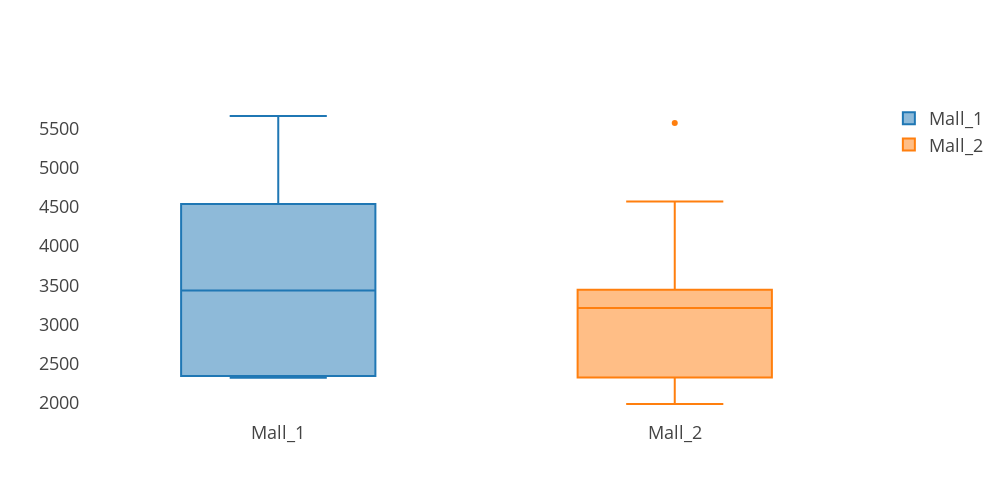

Write notebook code for a chart like this one.
### Markdown cell above
## Now we will check the ouliers in both the Malls's

### Code cell
fig = go.Figure()
fig.add_trace(go.Box(y=df['Mall_1'], name="Mall_1"))
fig.add_trace(go.Box(y=df['Mall_2'], name="Mall_2"))

fig.update_traces(boxpoints='outliers', jitter=0)
fig.update_layout(autosize=False,
                  width=1000,
                  height=500,
                  template = "presentation")
fig.update_xaxes(showgrid= False)
fig.update_yaxes(showgrid= False)  

fig.show()

### Figure 1 — Plotly figure (JSON) as saved in the notebook; plotly's stock layout.template omitted (floating-point values rounded to 4 significant figures)
{"data": [{"boxpoints": "outliers", "jitter": 0, "name": "Mall_1", "type": "box", "y": [2322, 2344, 3423, 2342, 4536, 3444, 4589, 3339, 4335, 5656]}, {"boxpoints": "outliers", "jitter": 0, "name": "Mall_2", "type": "box", "y": [1987, 2356, 3444, 3216, 2324, 4566, 3301, 2201, 3205, 5567]}], "layout": {"autosize": false, "height": 500, "width": 1000, "xaxis": {"showgrid": false}, "yaxis": {"showgrid": false}}}
